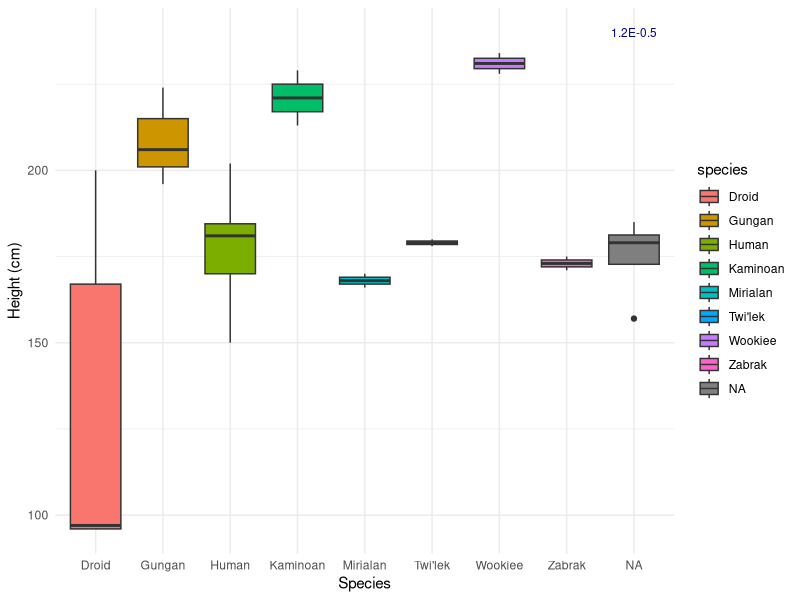
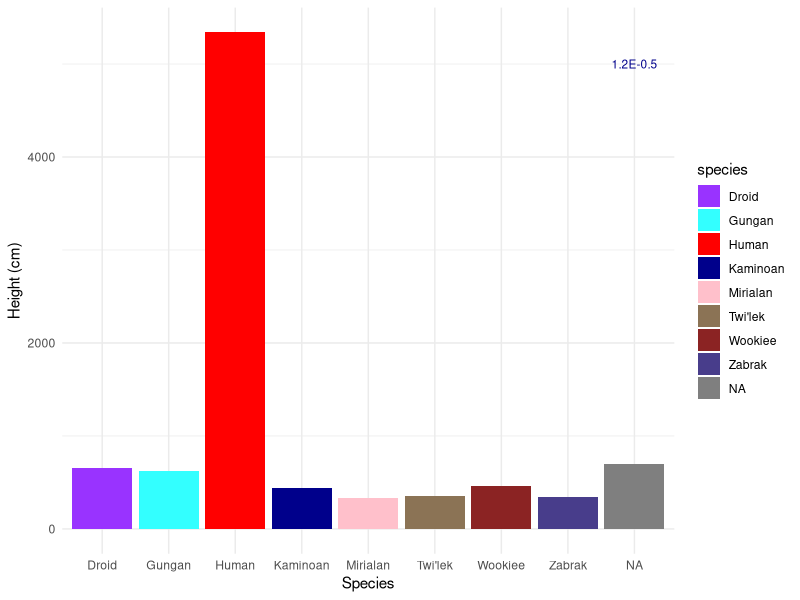
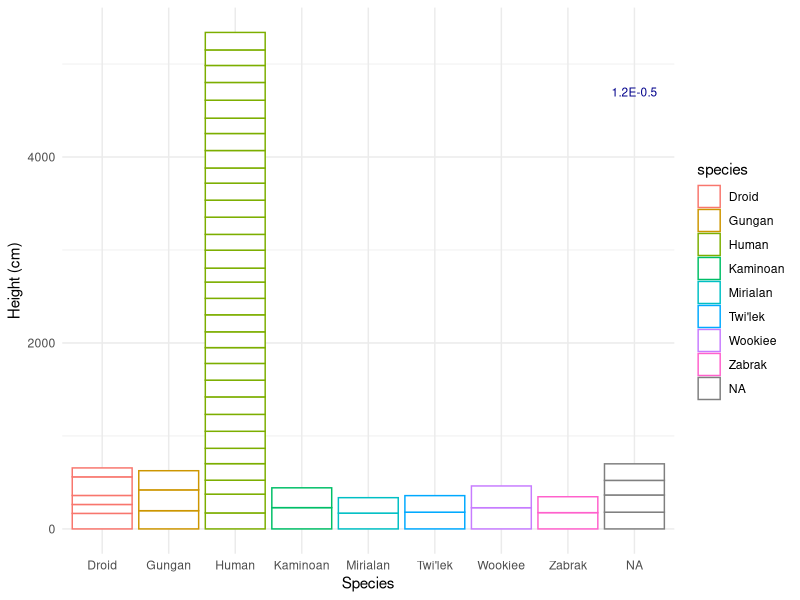
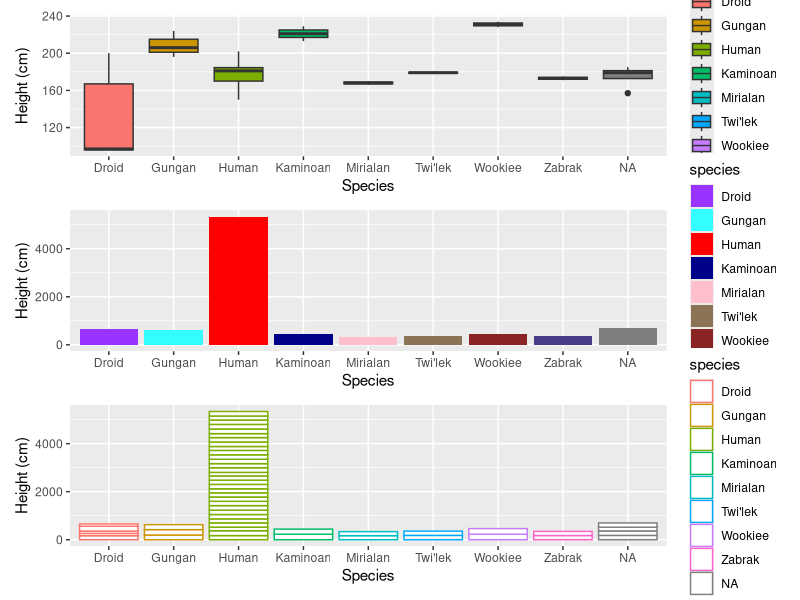

These charts were generated, in order, by the following R code:
## ---- chunk 1
library(tidyverse)
data(starwars)

names<- starwars %>%
  group_by(species) %>%
  summarize(TotalN=n()) %>%
  filter(TotalN > 1) %>%
  select(species)

sw <- starwars %>%
  filter(species %in% names$species)

sw2 <- sw[, sapply(sw, class) !="list"]
print(sw2)
glimpse(sw2)
## ---- chunk 2
library(dplyr)
starwarsClean <- sw2[(sw2$height) | is.na(sw2$height),]
print(starwarsClean)

starwarsCleanAverages <- starwarsClean %>% 
  group_by(species) %>% 
  summarize(Mean = mean(height), Median=median(height), SD=sd(height))
print(starwarsCleanAverages)

## ---- chunk 3

p1 <- ggplot(data=starwarsClean, aes(x=species, y=height, fill=species)) +
  geom_boxplot() +
  xlab("Species") +
  ylab("Height (cm)") 

  p1 + theme_minimal() + annotate("text", x=NA, y=240, label="1.2E-0.5", color="darkblue", size=3)

## ---- chunk 4

p2 <-ggplot(data=starwarsClean, aes(x=species, y=height, fill=species)) +
  geom_bar(stat="identity") + xlab("Species") +
  ylab("Height (cm)") +
  scale_fill_manual(values=I(c("#9933FF", "#33FFFF","red","darkblue", "pink", "burlywood4", "brown4", "darkslateblue", "gray31")))
  
p2 + theme_minimal() + annotate("text", x=NA, y=5000, label="1.2E-0.5", color="darkblue", size=3)

## ---- chunk 5
p3 <- ggplot(data=starwarsClean, aes(x=species, y=height, color=species)) +
  geom_bar(stat="identity", fill="white") + xlab("Species") +
ylab("Height (cm)")
 
p3 + theme_minimal() + annotate("text", x=NA, y=4700, label="1.2E-0.5", color="darkblue", size=3)

## ---- chunk 6
library(patchwork)
p1/p2/p3
